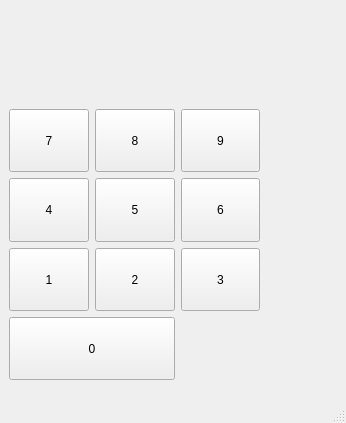
<?xml version="1.0" encoding="UTF-8"?>
<ui version="4.0">
 <class>MainWindow</class>
 <widget class="QMainWindow" name="MainWindow">
  <property name="geometry">
   <rect>
    <x>0</x>
    <y>0</y>
    <width>346</width>
    <height>423</height>
   </rect>
  </property>
  <property name="windowTitle">
   <string>Calculadora-basic</string>
  </property>
  <widget class="QWidget" name="centralwidget">
   <widget class="QWidget" name="gridLayoutWidget">
    <property name="geometry">
     <rect>
      <x>9</x>
      <y>109</y>
      <width>251</width>
      <height>271</height>
     </rect>
    </property>
    <layout class="QGridLayout" name="gridLayout">
     <item row="1" column="0">
      <widget class="QPushButton" name="pushButton_4">
       <property name="sizePolicy">
        <sizepolicy hsizetype="MinimumExpanding" vsizetype="Preferred">
         <horstretch>0</horstretch>
         <verstretch>10</verstretch>
        </sizepolicy>
       </property>
       <property name="text">
        <string>4</string>
       </property>
      </widget>
     </item>
     <item row="0" column="1">
      <widget class="QPushButton" name="pushButton_2">
       <property name="sizePolicy">
        <sizepolicy hsizetype="MinimumExpanding" vsizetype="Preferred">
         <horstretch>0</horstretch>
         <verstretch>10</verstretch>
        </sizepolicy>
       </property>
       <property name="text">
        <string>8</string>
       </property>
      </widget>
     </item>
     <item row="0" column="2">
      <widget class="QPushButton" name="pushButton_3">
       <property name="sizePolicy">
        <sizepolicy hsizetype="MinimumExpanding" vsizetype="Preferred">
         <horstretch>0</horstretch>
         <verstretch>10</verstretch>
        </sizepolicy>
       </property>
       <property name="text">
        <string>9</string>
       </property>
      </widget>
     </item>
     <item row="0" column="0">
      <widget class="QPushButton" name="pushButton">
       <property name="sizePolicy">
        <sizepolicy hsizetype="MinimumExpanding" vsizetype="Preferred">
         <horstretch>0</horstretch>
         <verstretch>10</verstretch>
        </sizepolicy>
       </property>
       <property name="text">
        <string>7</string>
       </property>
      </widget>
     </item>
     <item row="2" column="0">
      <widget class="QPushButton" name="pushButton_7">
       <property name="sizePolicy">
        <sizepolicy hsizetype="MinimumExpanding" vsizetype="Preferred">
         <horstretch>0</horstretch>
         <verstretch>10</verstretch>
        </sizepolicy>
       </property>
       <property name="text">
        <string>1</string>
       </property>
      </widget>
     </item>
     <item row="1" column="1">
      <widget class="QPushButton" name="pushButton_5">
       <property name="sizePolicy">
        <sizepolicy hsizetype="MinimumExpanding" vsizetype="Preferred">
         <horstretch>0</horstretch>
         <verstretch>10</verstretch>
        </sizepolicy>
       </property>
       <property name="text">
        <string>5</string>
       </property>
      </widget>
     </item>
     <item row="1" column="2">
      <widget class="QPushButton" name="pushButton_6">
       <property name="sizePolicy">
        <sizepolicy hsizetype="MinimumExpanding" vsizetype="Preferred">
         <horstretch>0</horstretch>
         <verstretch>10</verstretch>
        </sizepolicy>
       </property>
       <property name="text">
        <string>6</string>
       </property>
      </widget>
     </item>
     <item row="2" column="1">
      <widget class="QPushButton" name="pushButton_8">
       <property name="sizePolicy">
        <sizepolicy hsizetype="MinimumExpanding" vsizetype="Preferred">
         <horstretch>0</horstretch>
         <verstretch>10</verstretch>
        </sizepolicy>
       </property>
       <property name="text">
        <string>2</string>
       </property>
      </widget>
     </item>
     <item row="2" column="2">
      <widget class="QPushButton" name="pushButton_9">
       <property name="sizePolicy">
        <sizepolicy hsizetype="MinimumExpanding" vsizetype="Preferred">
         <horstretch>0</horstretch>
         <verstretch>10</verstretch>
        </sizepolicy>
       </property>
       <property name="text">
        <string>3</string>
       </property>
      </widget>
     </item>
     <item row="3" column="0" colspan="2">
      <widget class="QPushButton" name="pushButton_10">
       <property name="sizePolicy">
        <sizepolicy hsizetype="MinimumExpanding" vsizetype="Preferred">
         <horstretch>0</horstretch>
         <verstretch>10</verstretch>
        </sizepolicy>
       </property>
       <property name="text">
        <string>0</string>
       </property>
      </widget>
     </item>
    </layout>
   </widget>
  </widget>
  <widget class="QMenuBar" name="menubar">
   <property name="geometry">
    <rect>
     <x>0</x>
     <y>0</y>
     <width>346</width>
     <height>21</height>
    </rect>
   </property>
  </widget>
  <widget class="QStatusBar" name="statusbar"/>
 </widget>
 <resources/>
 <connections/>
</ui>
